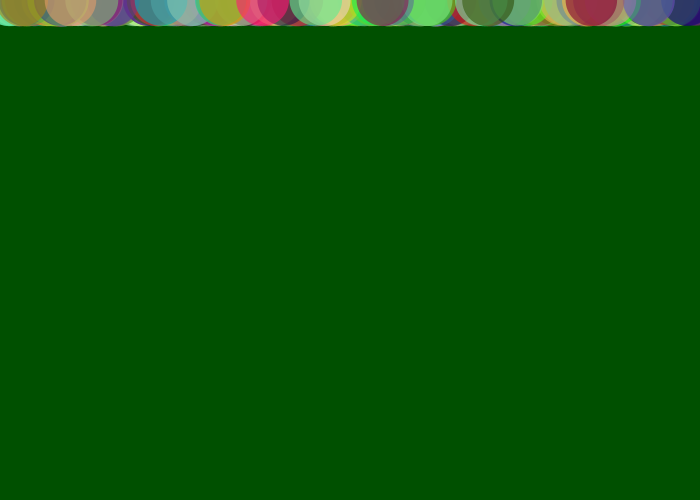
Frame 1 (no input)
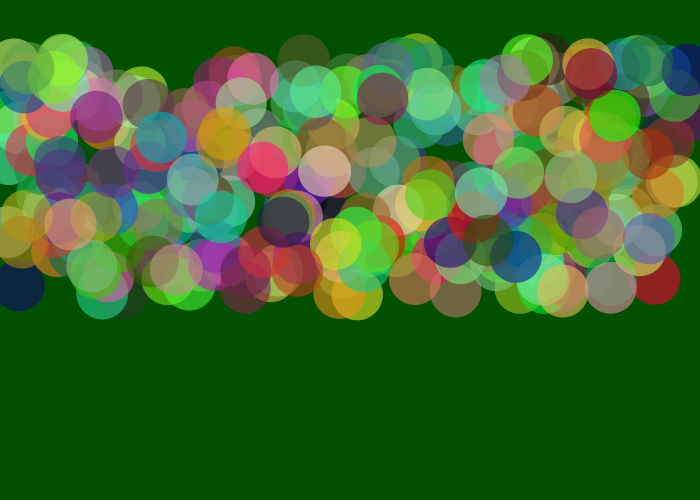
Frame 60 (the mouse pressed at the canvas centre just before this capture)
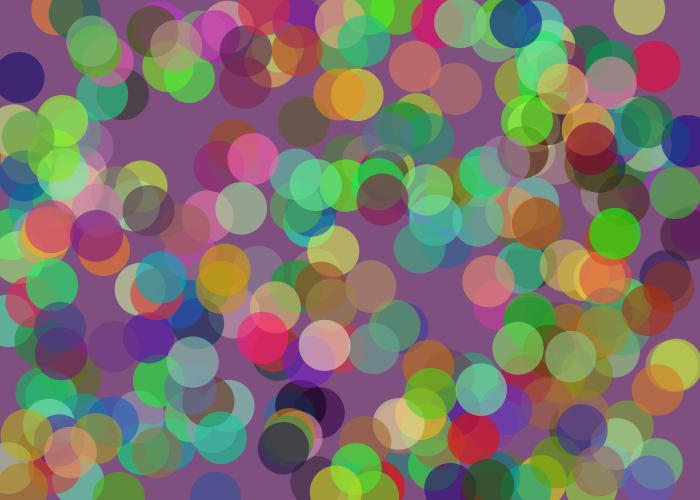
Frame 120 (the mouse held since frame 60 and released just before this capture)

The Processing sketch that drew these frames (run headless with seeded random() and noise(); from frame 60 on, the mouse is pressed at the canvas centre):

// Processing sketch: processing_92614
// ── processing_92614.pde

int MAX = 300;
//float easing = 0.80;
 
Light[] myLights = 
new Light[MAX];
 
void setup()
{
   size (700,500);
   //set colorMode
   colorMode (RGB, 255,255,255,100);
   stroke(10);
   smooth();
   for (int i=0;i<MAX;i++)
   {
    color tempcolor = color (random(255), random(255), random(200),60);
    myLights[i] = new Light(tempcolor, random(width), 0, random(1,5)); 
   }
}
 
void draw()
{
  background (map(mouseX, 0, width, 0, 255), 80, map(mouseY, 0, height, 0, 255)); //changing background colors by moving mouse up/down/l/r
  // for every world in the myWorlds array, call the move and draw functions
    for (int i=0;i<MAX;i++)
    {
      myLights[i].make();
   myLights[i].move();
    }
      {
      if (mousePressed) 
        {
        fill (random(120, 255), random(155,200), random(130, 200));
        }
        else {
        fill (0, random(100, 255), random(100,255), random(100, 255));
        }
      }
}

 
class Light
{
  color c;
  float xpos;
  float ypos;
  float yvel;
  float r=0; 
   
  //Constructor//
  Light(color c_, float xpos_, float ypos_, float yvel_)
  {
    c = c_;
    xpos = xpos_;
    ypos = ypos_;
    yvel = yvel_;
  }
   
  void make () {
    fill (c);
    noStroke();
    //ellipse (xpos, ypos, 65,105);
    ellipse (xpos, ypos, random(51,53),random(51,53));
  }
   
  void move () {
    if(r==0) {
      ypos = ypos + yvel;
    }
    else if (r==1) {
      xpos = xpos + yvel; 
      ypos = ypos + yvel; 
      xpos = xpos +1 ; 
    }
    else if (r==2) {
      xpos = xpos - yvel;
      ypos = ypos + yvel;
      xpos = xpos - 1;
    }
    else if (r==3) {
      ypos = ypos - yvel;
      ypos = ypos - 1;
    }   
    if (ypos > height) {
      ypos=5;
    }
      if (xpos > width) {
        xpos=0;
      }
      if (keyPressed) {
        if (key==CODED) {
          if (keyCode==RIGHT) {
            r=1;
          } 
          else if (keyCode==LEFT) {
          r=2;
          }
          else if (keyCode==UP) {
            r=3;
          }
          else if (keyCode==DOWN) {
            r=0;
          }  
        }
      }
    
    }
  }
  
